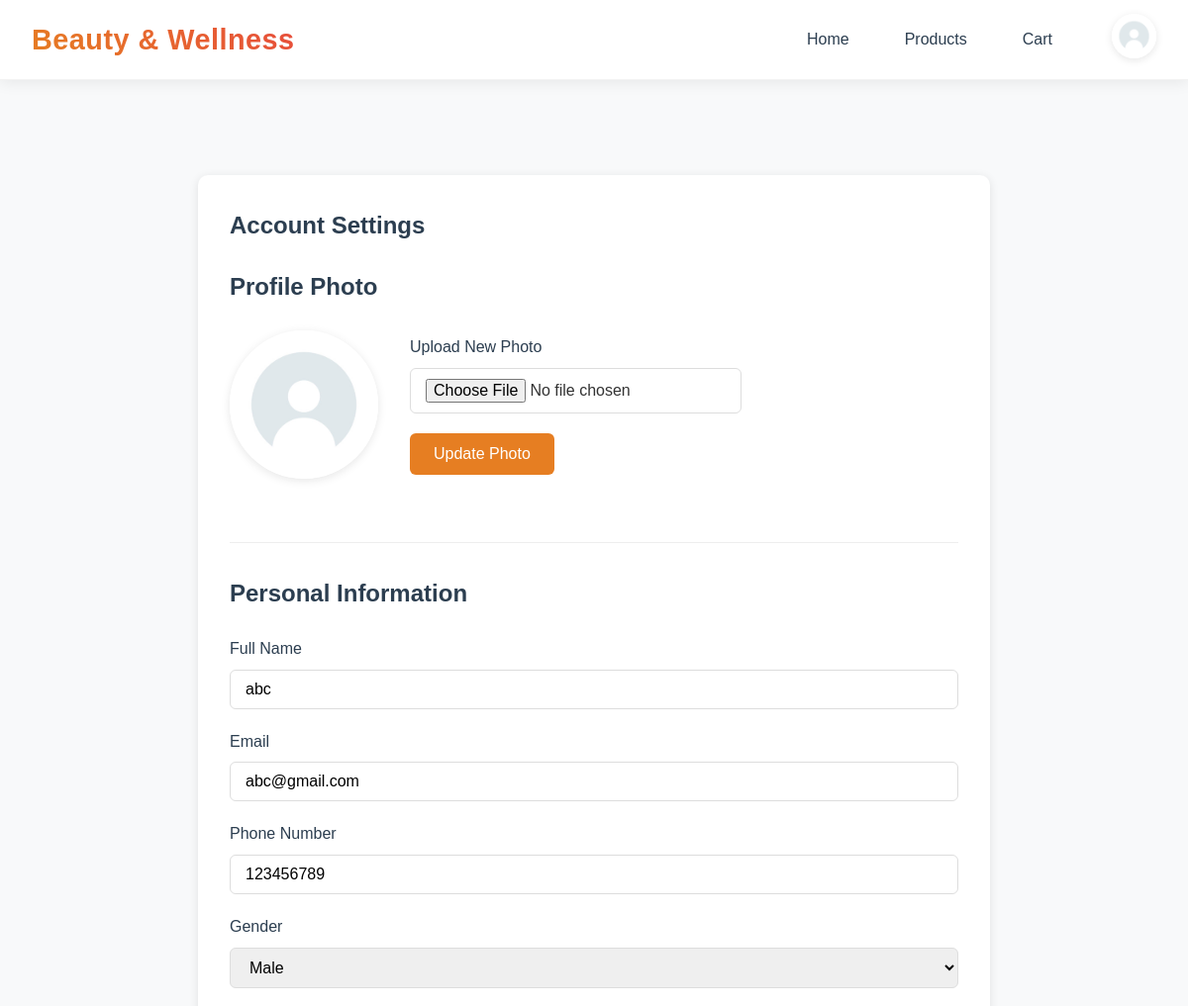
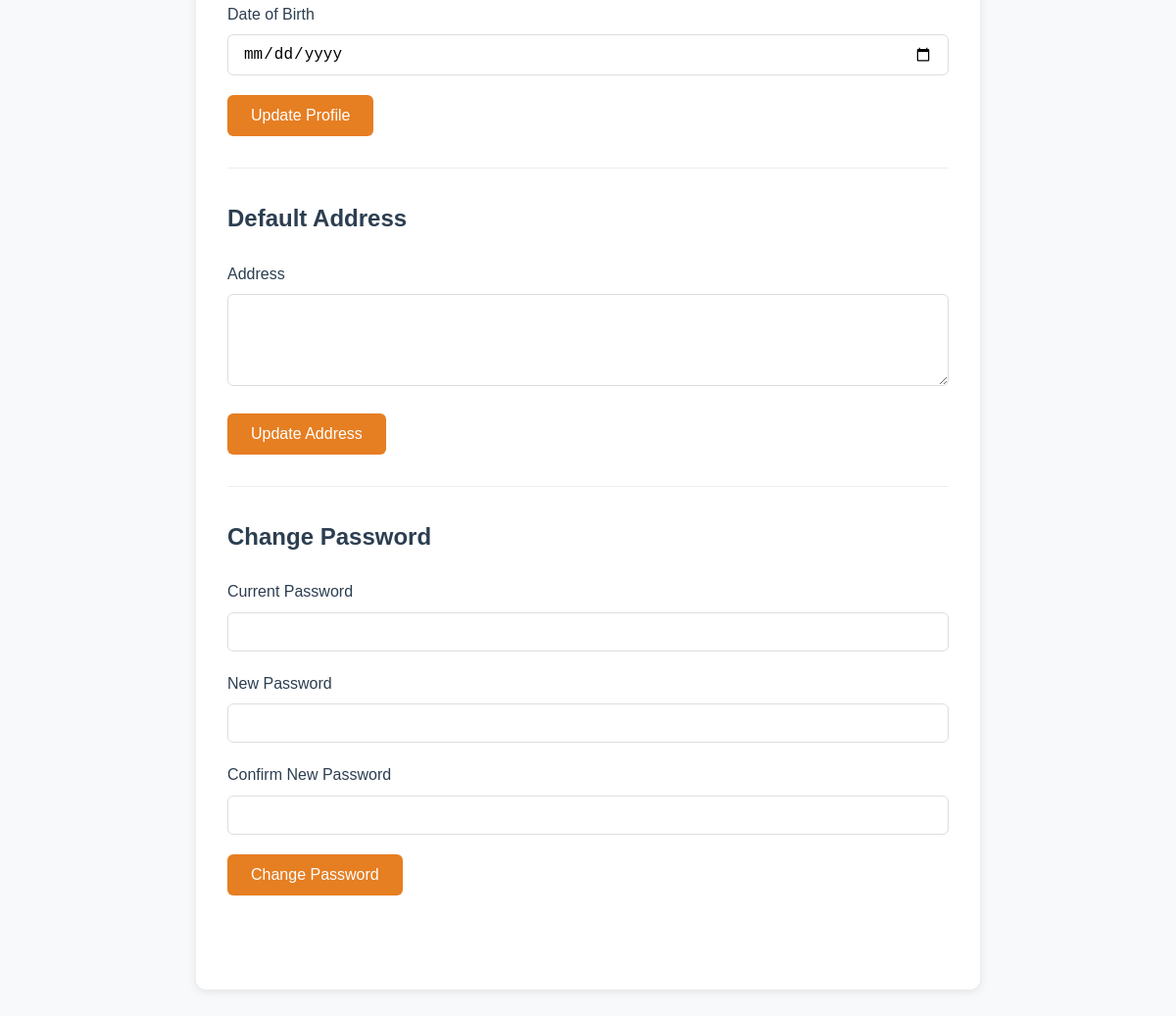
The app's page /app/member/settings.php (signed in) with its own data (2 pictures, top to bottom).
### tables this page shows
CREATE TABLE `member` (
  `MemberID` int(11) NOT NULL,
  `Name` varchar(100) DEFAULT NULL,
  `Password` varchar(255) DEFAULT NULL,
  `Email` varchar(100) DEFAULT NULL,
  `PhoneNumber` varchar(20) DEFAULT NULL,
  `ProfilePhoto` varchar(255) DEFAULT NULL,
  `Gender` varchar(10) DEFAULT NULL,
  `DateOfBirth` date DEFAULT NULL,
  `Address` varchar(255) DEFAULT NULL,
  `MembershipStatus` varchar(20) DEFAULT 'Active',
  `Last_login` datetime DEFAULT NULL,
  `CreatedAt` timestamp NOT NULL DEFAULT current_timestamp()
);

### app/_base.php (called while the page is built, shortened)
<?php
require_once __DIR__ . '/config.php';
$pdo->exec("SET time_zone = '+08:00'");
function getMemberDetails($memberId) {
    global $pdo;
    try {
        $stmt = $pdo->prepare("SELECT * FROM member WHERE MemberID = ?");
        $stmt->execute([$memberId]);
        return $stmt->fetch();
    } catch (PDOException $e) {
        error_log("Get Member Details Error: " . $e->getMessage());
        return null;
    }
}
?>

### app/member/settings.php (the view, shortened to what this page needs)
<?php
require_once __DIR__ . '/../_base.php';
$member = getMemberDetails($_SESSION['member_id']);
?>
<!DOCTYPE html>
<html lang="en">
<head>
    <link rel="stylesheet" href="../css/style.css">
</head>
<body>
    <?php require_once __DIR__ . '/../_head.php'; ?>
    <main class="main-content">
        <div class="settings-container">
            <h1 class="settings-title">Account Settings</h1>
            <div class="settings-section">
                <h2 class="settings-title">Profile Photo</h2>
                <div class="profile-photo-container">
                    <img src="../uploads/<?php echo htmlspecialchars($member['ProfilePhoto'] ?: 'defaultprofilephoto.jpg'); ?>"
                         alt="Current Profile Photo"
                         class="current-photo">
                    <form method="POST" enctype="multipart/form-data">
                        <div class="form-group">
                            <label class="form-label">Upload New Photo</label>
                            <input type="file" name="profile_photo" accept="image/*" class="form-input">
                        </div>
                        <button type="submit" name="update_photo" class="btn">Update Photo</button>
                    </form>
                </div>
            </div>
            <div class="settings-section">
                <h2 class="settings-title">Personal Information</h2>
                <form method="POST">
                    <div class="form-group">
                        <label class="form-label">Full Name</label>
                        <input type="text" name="name" value="<?php echo htmlspecialchars($member['Name']); ?>" class="form-input" required>
                    </div>
                    <div class="form-group">
                        <label class="form-label">Email</label>
                        <input type="email" name="email" value="<?php echo htmlspecialchars($member['Email']); ?>" class="form-input" required>
                    </div>
                    <div class="form-group">
                        <label class="form-label">Phone Number</label>
                        <input type="tel" name="phone" value="<?php echo htmlspecialchars($member['PhoneNumber']); ?>" class="form-input" required>
                    </div>
                    <div class="form-group">
                        <label class="form-label">Gender</label>
                        <select name="gender" class="form-input" required>
                            <option value="Male" <?php echo $member['Gender'] === 'Male' ? 'selected' : ''; ?>>Male</option>
                        </select>
                    </div>
                    <div class="form-group">
                        <label class="form-label">Date of Birth</label>
                        <input type="date" name="dob" value="<?php echo htmlspecialchars($member['DateOfBirth']); ?>" class="form-input" required>
                    </div>
                    <button type="submit" name="update_profile" class="btn">Update Profile</button>
                </form>
            </div>
            <div class="settings-section">
                <h2 class="settings-title">Default Address</h2>
                <form method="POST">
                    <div class="form-group">
                        <label class="form-label">Address</label>
                        <textarea name="address" class="form-input" rows="4" required><?php echo htmlspecialchars($member['address'] ?? ''); ?></textarea>
                    </div>
                    <button type="submit" name="update_address" class="btn">Update Address</button>
                </form>
            </div>
            <div class="settings-section">
                <h2 class="settings-title">Change Password</h2>
                <form method="POST">
                    <div class="form-group">
                        <label class="form-label">Current Password</label>
                        <input type="password" name="current_password" class="form-input" required>
                    </div>
                    <div class="form-group">
                        <label class="form-label">New Password</label>
                        <input type="password" name="new_password" class="form-input" required>
                    </div>
                    <div class="form-group">
                        <label class="form-label">Confirm New Password</label>
                        <input type="password" name="confirm_password" class="form-input" required>
                    </div>
                    <button type="submit" name="change_password" class="btn">Change Password</button>
                </form>
            </div>
        </div>
    </main>
</body>
</html>

### app/css/style.css (style rules this page uses)
* { margin: 0; padding: 0; box-sizing: border-box; }
body { font-family: 'Poppins', 'Arial', sans-serif; line-height: 1.6; color: #333; background-color: #f8f9fa; }
.main-content { max-width: 1200px; margin: 6rem auto 2rem; padding: 0 1rem; }
.form-group { margin-bottom: 1.5rem; }
.form-label { display: block; margin-bottom: 0.5rem; font-weight: 500; }
.form-input { width: 100%; padding: 0.75rem; border: 1px solid #ddd; border-radius: 4px; font-size: 1rem; }
.btn { display: inline-block; padding: 0.75rem 1.5rem; background-color: #007bff; color: #fff; border: none; border-radius: 4px; cursor: pointer; font-size: 1rem; transition: background-color 0.3s; }
body { background-color: #f8f9fa; }
.settings-container { max-width: 800px; margin: 2rem auto; padding: 2rem; background: #fff; border-radius: 10px; box-shadow: 0 2px 10px rgba(0,0,0,0.1); }
.settings-section { margin-bottom: 2rem; padding-bottom: 2rem; border-bottom: 1px solid #eee; }
.settings-section:last-child { border-bottom: none; }
.settings-title { font-size: 1.5rem; color: #2c3e50; margin-bottom: 1.5rem; }
.profile-photo-container { display: flex; align-items: center; gap: 2rem; margin-bottom: 2rem; }
.current-photo { width: 150px; height: 150px; border-radius: 50%; object-fit: cover; border: 3px solid #fff; box-shadow: 0 2px 10px rgba(0,0,0,0.1); }
.form-label { display: block; margin-bottom: 0.5rem; color: #2c3e50; font-weight: 500; }
.form-input { width: 100%; padding: 0.75rem; border: 1px solid #ddd; border-radius: 6px; font-size: 1rem; transition: border-color 0.3s; }
.btn { display: inline-block; padding: 0.75rem 1.5rem; background: #e67e22; color: #fff; border: none; border-radius: 6px; font-size: 1rem; cursor: pointer; transition: background 0.3s; }
.form-group { margin-bottom: 20px; }
.form-label { display: block; margin-bottom: 8px; font-weight: 500; }
.form-input { width: 100%; padding: 10px 15px; border: 1px solid #ddd; border-radius: 6px; font-size: 1rem; }

### records on screen
member: name "abc", email "abc@gmail.com", phone "123456789"
